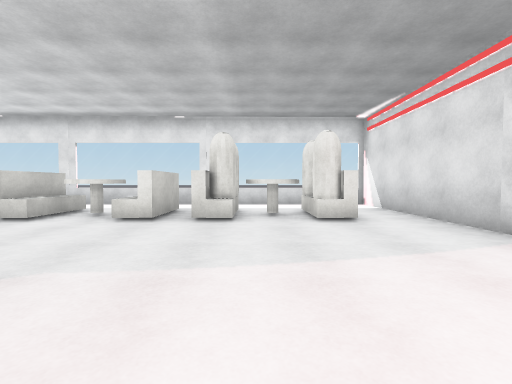
[1] (above)

12 first-person views from a walk through a 3-D level made in the Unity game engine. The camera is 1.2 m above the floor, tilts 2° down and sees 85° across. The floor is counted in squares, 1.8 m on a side. Each view is taken from the middle of a square. On the plan, view 1 faces up. The plan holds only what a view shows up to about 9 squares ahead; the rest is blank. The place goes on beyond the plan. The player is left out. Surface patterns are stand-ins for the level's own textures.

[2]
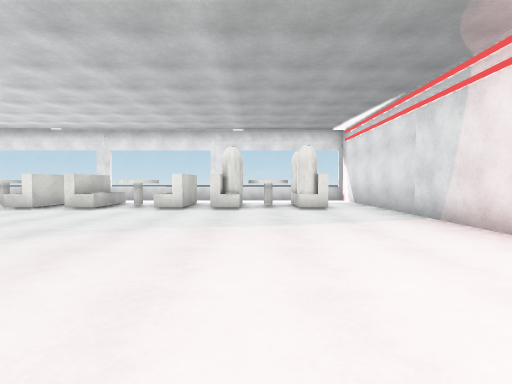

[3]
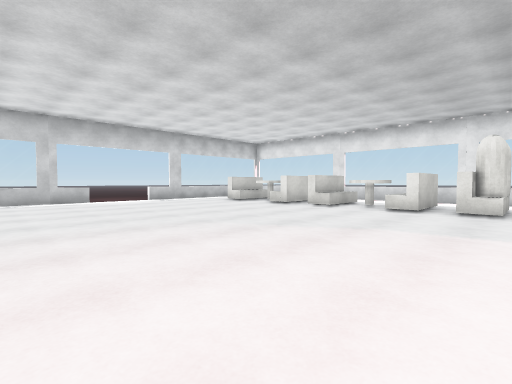

[4]
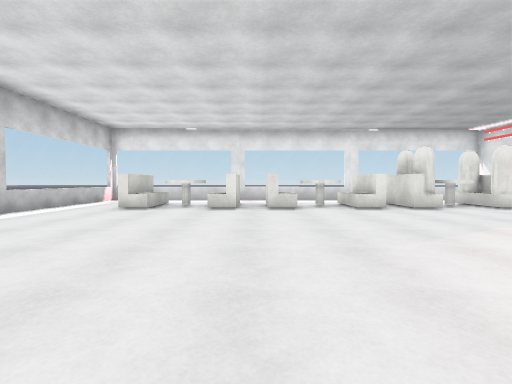

[5]
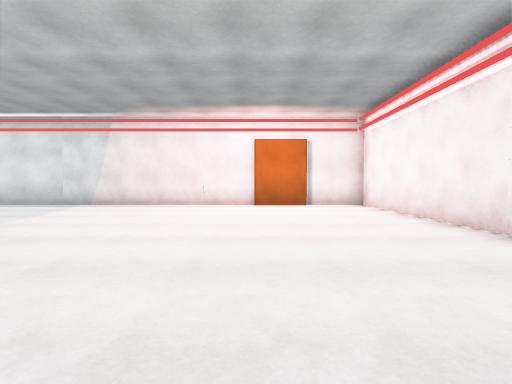

[6]
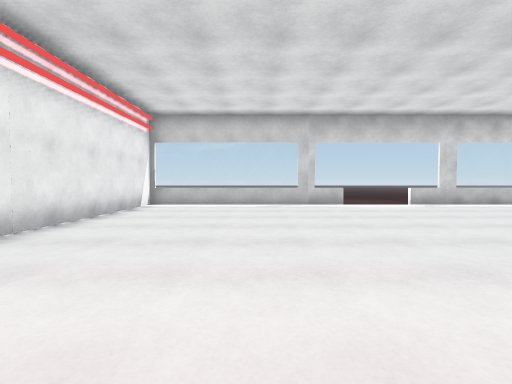

[7]
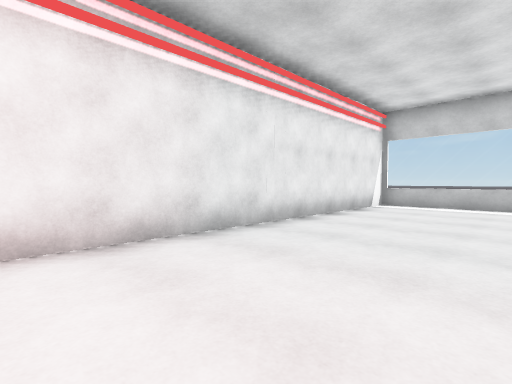

[8]
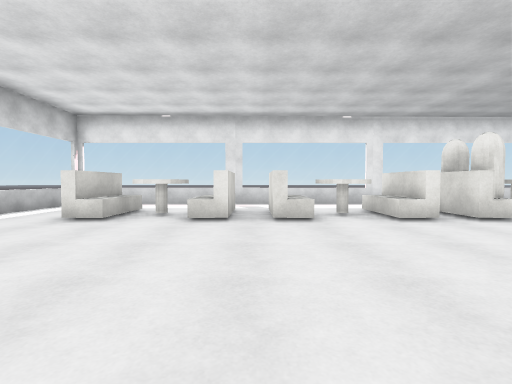

[9]
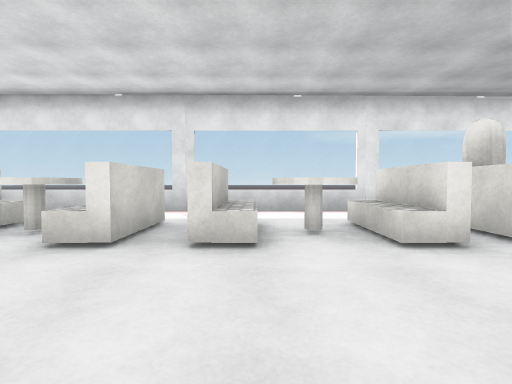

[10]
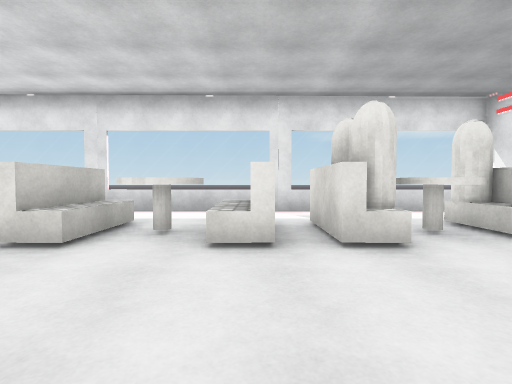

[11]
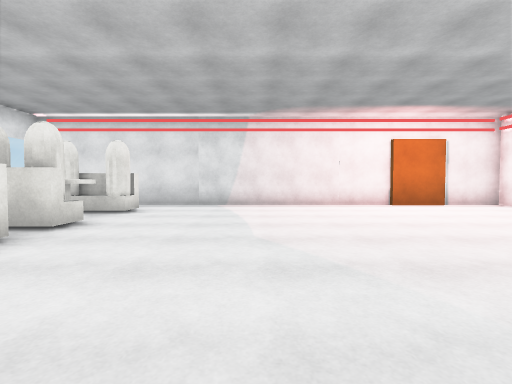

[12]
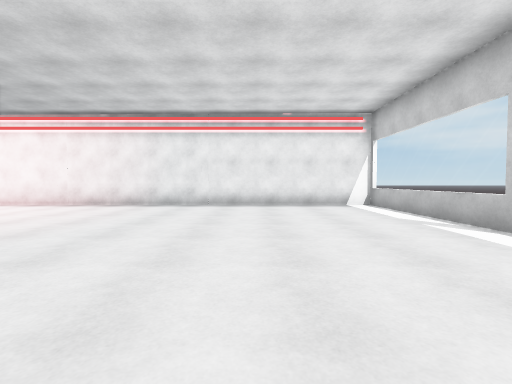

### Floor plan
Ten units are one square. View 1 is at (0, 0); x grows to the right and y downward. Boxes are objects, and circles mark ways between rooms. Rooms are numbered by the first view taken in them; rooms with no view inside come last. Other rooms are left out.
<svg viewBox="-108 -89 145 146">
<path fill="none" stroke="#000" d="M-20 -48 -20 -66M-4 -48 -11 -48 -11 -66M-77 -48 -85 -48M-9 -54 -9 -48M-55 -66 -55 -48 -62 -48M-18 -65 -18 -48 -25 -48M-103 -6 -103 52 32 52 32 -54M-81 -66 -81 -48M19 -48 15 -48 15 -62M-5 -84 -64 -84M-103 -66 -103 -26M-25 -48 -25 -66M-77 -65 -77 -48M32 -54 32 -84 -5 -84M-64 -84 -84 -84"/>
<rect x="-75" y="-65" width="10" height="20" fill="#bbb"><title>other object</title></rect>
<rect x="-45" y="-65" width="20" height="20" fill="#bbb"><title>other object</title></rect>
<rect x="-5" y="-65" width="20" height="20" fill="#bbb"><title>other object</title></rect>
<circle cx="-15" cy="-70" r="3" fill="#2a7"/>
<circle cx="-60" cy="-70" r="3" fill="#2a7"/>
<text x="-40" y="-10">1</text>
<text x="10" y="-70">2</text>
<text x="-80" y="-70">3</text>
</svg>
Room 1 opens to room 2. Room 1 opens to room 3.

Where each view was taken, in squares from view 1:
view 1: 0 up, 0 right, facing up
view 2: 2 down, 0 right, facing up
view 3: 2 down, 0 right, facing up-left
view 4: 2 down, 5 left, facing up
view 5: 2 down, 5 left, facing right
view 6: 2 down, 2 left, facing left
view 7: 2 down, 2 left, facing down-left
view 8: 0 up, 5 left, facing up
view 9: 2 up, 4 left, facing up
view 10: 2 up, 2 left, facing up
view 11: 2 up, 5 left, facing right
view 12: 3 up, 7 left, facing down
